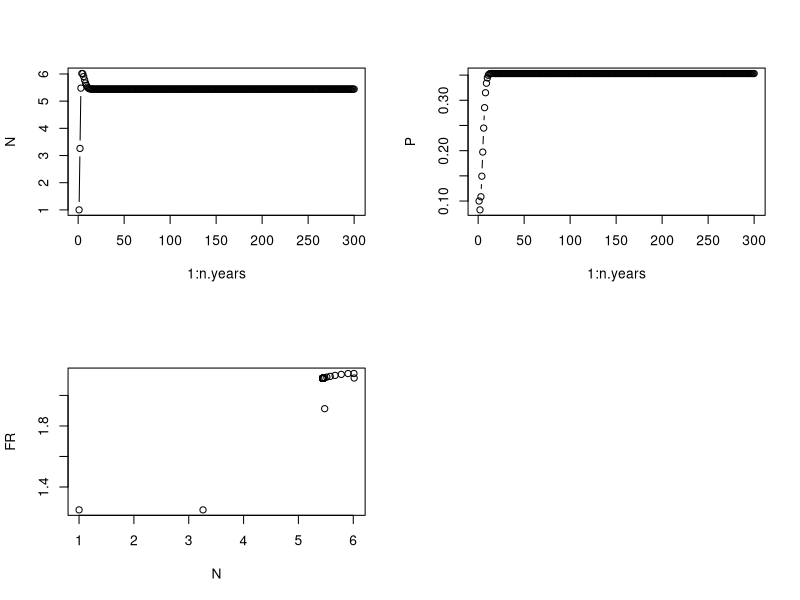
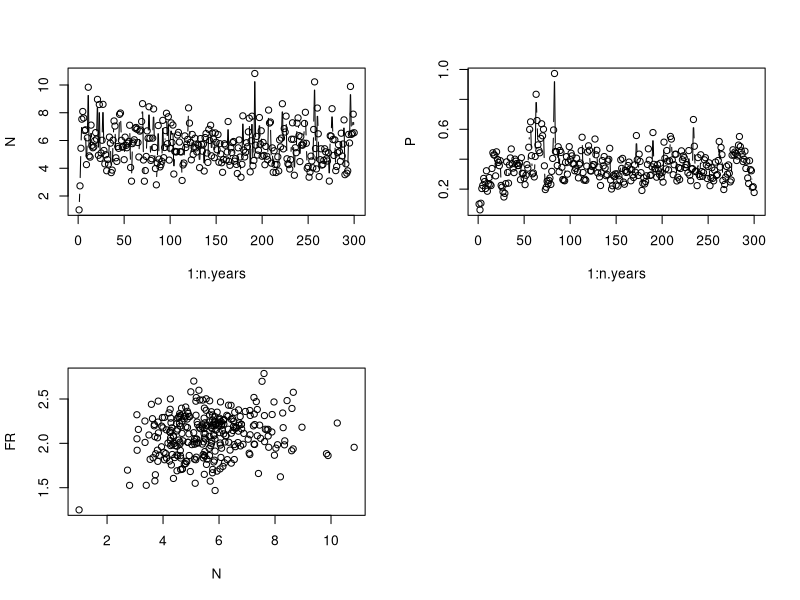

Generate these figures, in order, with R:
#################################################################################
### FB 15/03/2018 - finding parameter set with noisy limit cycle (i.e. limit cycle present when sigma ->0)
### FB 13/11/2017 - predator-prey model with noisy functional response data
### From much earlier code -- see Bayesian folder

rm(list=ls())
graphics.off()

################# Simulating the model without any noise ######################################

### Model used (use stored simulated data later on, just tryouts for now)
n.years<-300  	# Number of years // large so that we have no bias due to data length
N1<-1			# Initial pop size
P1<-0.1
K<-1			# threshold dd 
beta<-1			# density-dependence exponent
rmax_V<-2			# Max AVERAGE growth rate (thus not a true max...)
rmax_P<-0.5
sigma2.proc<-0.0		# worked well with 0.005
# Process sigma on the log-scale, use the Peretti et al. value. 0.005


### FR and predator parameters
C<-2.5
D<-1
Q<-10

### Simulation of data
#set.seed(42) 
set.seed(41)
#set.seed(40)

y<-N<-P<-FR<-numeric(n.years)
N[1]<-N1
P[1]<-P1
FR[1]<-C*N[1]/(D+N[1])

rV<-rnorm(n.years-1,rmax_V,sqrt(sigma2.proc))
rP<-rnorm(n.years-1,rmax_P,sqrt(sigma2.proc))
FRnoise<-rnorm(n.years,0,sqrt(sigma2.proc))

for (t in 1:(n.years-1)){
 
  FR[t+1]<-(C*N[t]/(D+N[t])) + FRnoise[t+1]
  N[t+1]<-N[t]*(exp(rV[t])/(1+(N[t]/K)^beta))*exp(-FR[t]*P[t]/N[t])
  P[t+1]<-P[t]*exp(rP[t])/(1+P[t]*Q/N[t])
}
## Plotting time series of abundances and FR
par(mfrow=c(2,2))
plot(1:n.years,N,type="b")
plot(1:n.years,P,type="b")
#curve(dbeta(x,a,b),from=0, to=1)
plot(N,FR)

### Produce dataset to fit
data = cbind(log(N),log(P),FR) 

write.csv(data,file="predatorPrey_withGaussianFRdata_longSim_noNoise.csv")

### FB 13/11/2017 - predator-prey model with noisy functional response data
### Writes down the likelihood of the model under the assumption of Gaussian noise on the FR

rm(list=ls())
graphics.off()

### Model used (use stored simulated data later on, just tryouts for now)
n.years<-300  	# Number of years // large so that we have no bias due to data length
N1<-1			# Initial pop size
P1<-0.1
K<-1			# threshold dd 
beta<-1			# density-dependence exponent
rmax_V<-2			# Max AVERAGE growth rate (thus not a true max...)
rmax_P<-0.5
sigma2.proc<-0.05		# worked well with 0.005
# Process sigma on the log-scale, use the Peretti et al. value. 0.005


### FR and predator parameters
C<-2.5
D<-1
Q<-10

### Simulation of data
#set.seed(42) 
set.seed(41)
#set.seed(40)

y<-N<-P<-FR<-numeric(n.years)
N[1]<-N1
P[1]<-P1
FR[1]<-C*N[1]/(D+N[1])

rV<-rnorm(n.years-1,rmax_V,sqrt(sigma2.proc))
rP<-rnorm(n.years-1,rmax_P,sqrt(sigma2.proc))
FRnoise<-rnorm(n.years,0,sqrt(sigma2.proc))

for (t in 1:(n.years-1)){
 
  FR[t+1]<-(C*N[t]/(D+N[t])) + FRnoise[t+1]
  N[t+1]<-N[t]*(exp(rV[t])/(1+(N[t]/K)^beta))*exp(-FR[t]*P[t]/N[t])
  P[t+1]<-P[t]*exp(rP[t])/(1+P[t]*Q/N[t])
}
## Plotting time series of abundances and FR
par(mfrow=c(2,2))
plot(1:n.years,N,type="b")
plot(1:n.years,P,type="b")
#curve(dbeta(x,a,b),from=0, to=1)
plot(N,FR)

### Produce dataset to fit
data = cbind(log(N),log(P),FR) 

write.csv(data,file="predatorPrey_withGaussianFRdata_longSim.csv")
